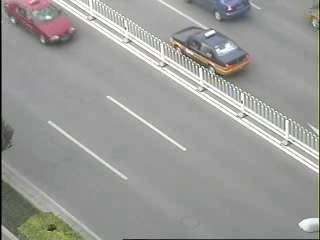
#> input picture frame 4 of sem2/image_processing/images/red-car-video.avi, 320 x 240 px, given in place of Venice.mp4, which was not available
$ python prac03Ba.py
#> lines starting #> are read from the running program, lines starting #| are printed output that depends on the picture
"""
Created on Wed Dec 28

@author: Santosh Parse
@program name: Write a program to convert Video file format to HORUS format
"""
import os
import shutil
import cv2
import pandas as pd
import matplotlib.pyplot as plt
import numpy as np


def mov2frames(sFileName, sOutDir):
#> called with sFileName = 'C:/VKHCG/05-DS/9999-Data/Venice.mp4', sOutDir = 'C:/VKHCG/05-DS/9999-Data/temp'
    print('='*65)
    print('Start Movie to Frames')
    print('='*65)
    vidcap = cv2.VideoCapture(sFileName)
    success,image = vidcap.read()
#> image is the input picture: shape (240, 320, 3); mean B, G, R 152.5, 154.6, 154.8
    count = 0
    while success:
        success,image = vidcap.read()
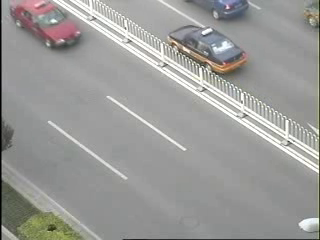
#> input picture frame 5 of sem2/image_processing/images/red-car-video.avi, 320 x 240 px, given in place of Venice.mp4, which was not available
#> image is the input picture: shape (240, 320, 3); mean B, G, R 152.2, 154.4, 154.7
        sFrame = sOutDir + str('/venice-frame-' + str(format(count, '04d')) + '.jpg')
        print('Extracted:', sFrame)
        if not success:
            break
        cv2.imwrite(sFrame, image)
        if count == 10:
            break
        if os.path.getsize(sFrame) == 0:
            count += -1
            os.remove(sFrame)
            print('Removed: ', sFrame)
        if cv2.waitKey(10) == 27: # exit if Escape is hit
#> (key Esc is pressed here)
            break
        count += 1
    print('='*65)
    print('Generate:', count, 'Frames')
    print('='*65)
    print('Movie to Frames HORUS - Done')
    print('='*65)

# Initialize input and output
sInputFileName = 'C:/VKHCG/05-DS/9999-Data/Venice.mp4'
sDataBaseDir = 'C:/VKHCG/05-DS/9999-Data/temp'
if os.path.exists(sDataBaseDir):
    shutil.rmtree(sDataBaseDir)
if not os.path.exists(sDataBaseDir):
    os.makedirs(sDataBaseDir)

# Input Agreement
mov2frames(sFileName=sInputFileName, sOutDir=sDataBaseDir)
f = 0
for file in os.listdir(sDataBaseDir):
    if file.endswith(".jpg"):
        f += 1
        sInputFileName = os.path.join(sDataBaseDir, file)
        print('Process:', sInputFileName)
        InputData = cv2.imread(sInputFileName, cv2.IMREAD_COLOR)
        print('='*65)
        print('Input Data Values')
        print('X:', InputData.shape[0])
#| X: 240
        print('Y:', InputData.shape[1])
#| Y: 320
        print('RGBA:', InputData.shape[2])
#| RGBA: 3
        print('='*65)

        # Processing Rules
        ProcessRawData = InputData.flatten()
        y = InputData.shape[2] + 2
#> y = 5
        x = int(ProcessRawData.shape[0] / y)
#> x = 46080
        ProcessFrameData = pd.DataFrame(np.reshape(ProcessRawData, (x,y)))
#> ProcessFrameData = table of 46080 rows and 5 columns
        ProcessFrameData['Frame'] = file
        print('='*65)
        print('Process Data Values')
        print('='*65)
        plt.imshow(InputData)
        # plt.show()
        if f == 1:
            ProcessData = ProcessFrameData
#> ProcessData = table of 46080 rows and 6 columns
        else:
            ProcessData = pd.concat([ProcessData ,ProcessFrameData])
if f > 0:
    sColumns = ['XAxis', 'YAxis', 'Red', 'Green', 'Blue', 'Alpha']
    ProcessData.columns = sColumns
    ProcessData.index.names = ['ID']
    print('Rows:', ProcessData.shape[0])
#| Rows: 46080
    print('Columns:', ProcessData.shape[1])
#| Columns: 6
    print('='*65)

    # Output Agreement
    OutputData = ProcessData
#> OutputData = table of 46080 rows and 6 columns
    print('Storing File')
    sOutputFileName = 'C:/VKHCG/05-DS/9999-Data/HORUS-Movie-Frame.csv'
    OutputData.to_csv(sOutputFileName, index = False)
print('='*65)
print('Processed:', f, ' frames')
print('='*65)
print('='*21 + ' Movie to HORUS - Done ' + '='*21)

$ run again, starting later in the video
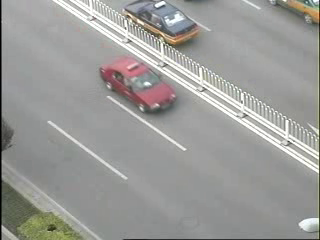
#> input picture frame 21 of sem2/image_processing/images/red-car-video.avi, 320 x 240 px, given in place of Venice.mp4, which was not available
#> in mov2frames, image is the input picture: shape (240, 320, 3); mean B, G, R 152.2, 154.8, 155.1
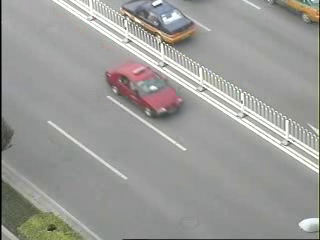
#> input picture frame 22 of sem2/image_processing/images/red-car-video.avi, 320 x 240 px, given in place of Venice.mp4, which was not available
#> in mov2frames, image is the input picture: shape (240, 320, 3); mean B, G, R 152.6, 155.1, 155.6
#| X: 240
#| Y: 320
#| RGBA: 3
#> ProcessFrameData = table of 46080 rows and 5 columns
#> ProcessData = table of 46080 rows and 6 columns
#| Rows: 46080
#| Columns: 6

$ run again, starting later in the video
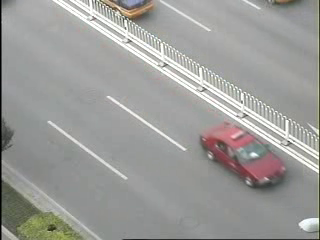
#> input picture frame 37 of sem2/image_processing/images/red-car-video.avi, 320 x 240 px, given in place of Venice.mp4, which was not available
#> in mov2frames, image is the input picture: shape (240, 320, 3); mean B, G, R 153.3, 156, 156.2
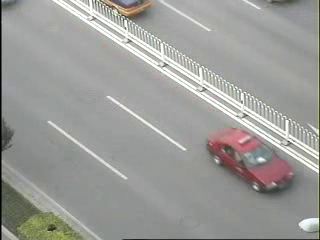
#> input picture frame 38 of sem2/image_processing/images/red-car-video.avi, 320 x 240 px, given in place of Venice.mp4, which was not available
#> in mov2frames, image is the input picture: shape (240, 320, 3); mean B, G, R 153.1, 155.9, 156.2
#| X: 240
#| Y: 320
#| RGBA: 3
#> ProcessFrameData = table of 46080 rows and 5 columns
#> ProcessData = table of 46080 rows and 6 columns
#| Rows: 46080
#| Columns: 6
